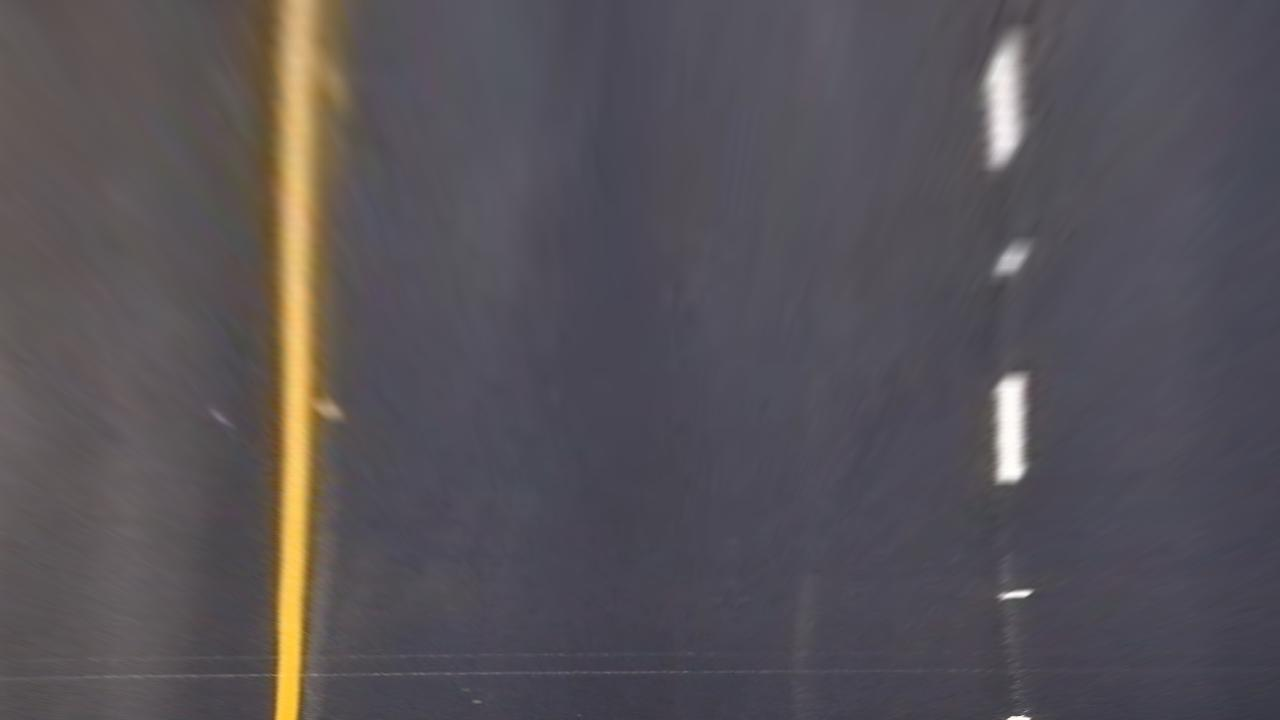
#> input picture threshold_test_imgs/road_0.jpg, 1280 x 720 px; its folder holds only this picture in this run
$ jupyter execute threshold_tests.ipynb   (shell and % lines are left out)   (older library calls are emulated)
#> lines starting #> are read from the running program, lines starting #| are printed output that depends on the picture; after the words box and inside, x2 and y2 are one past the last pixel; in counts of white or black regions, pixels touching at a corner belong together
# Threshold Tests

This Jupyter notebook is used to test different thresholding methods on overhead images.

Make sure to run the imports cell first. Other cells are optional, especially commented out ones.

[cell 1]
""" Imports. Always run first. """

import cv2
import glob
import numpy as np
import matplotlib.pyplot as plt
import matplotlib

[cell 2]
""" Overhead image generator.
Use to convert dashboard images to overhead images and save results to file.
Be careful to not write over existing files!
"""
# [15 lines of commented-out code are left out]

[cell 3]
""" Load images. """

img_files = glob.glob('./threshold_test_imgs/*.jpg')
imgs = [plt.imread(f) for f in img_files]
#> imgs = 1 item

for i, img in enumerate(imgs):
    plt.figure()
    plt.imshow(img)
    plt.title('Image {}'.format(i))
#> this loop made 1 pass

[cell 4]
""" Single channel threshold pipeline. """

# [12 lines left out: function adaptive_threshold, not called in this run]

def basic_threshold(gray, clipLimit, threshold):
    clahe = cv2.createCLAHE(clipLimit, tileGridSize=(8,8))
    norm_img = clahe.apply(gray)
    ret, binary = cv2.threshold(norm_img, threshold, 255, cv2.THRESH_BINARY)
    return binary, norm_img


# Parameters
cspace = 'HLS'
channel = 1
clipLimit = 2.0
threshold = 210

# Execute
color_t = getattr(cv2, 'COLOR_RGB2{}'.format(cspace))
for i, img in enumerate(imgs):
    gray = cv2.cvtColor(img, color_t)[:,:,channel]
    binary, norm_img = basic_threshold(gray, clipLimit, threshold)

    matplotlib.rcParams['figure.figsize'] = (12,12)
    plt.figure()
    plt.subplot(1, 3, 1)
    plt.imshow(gray, cmap='gray')
    plt.title('Image {}, {}'.format(i, cspace[channel]))
    plt.subplot(1, 3, 2)
    plt.imshow(norm_img, cmap='gray')
    plt.title('Image {}, {} Normalized'.format(i, cspace[channel]))
    plt.subplot(1, 3, 3)
    plt.imshow(binary, cmap='gray')
    plt.title('Image {}, Binary'.format(i))
    matplotlib.rcParams['figure.figsize'] = (6,6)
#> this loop made 1 pass
#> ret in basic_threshold on pass 1: 210
#> pass 1, in basic_threshold, `ret, binary = cv2.threshold(norm_img, threshold, 255, cv2.THRESH_BINARY)`:
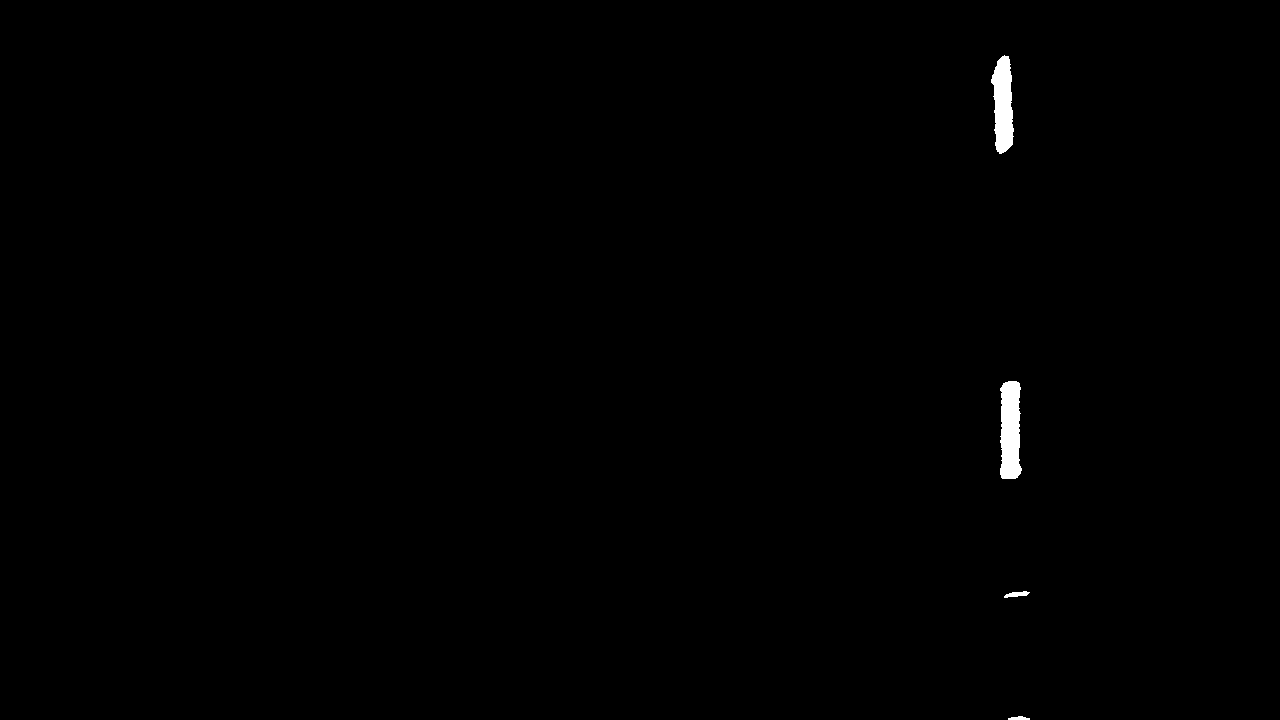
#> binary: shape (720, 1280); 0.39% white; 4 white regions, box (x1, y1, x2, y2) and area: (1000, 381, 1022, 479) 1808, (991, 55, 1014, 154) 1615, (1004, 591, 1030, 598) 104, (1008, 716, 1030, 720) 64

[cell 5]
# Parameters
settings = []
settings.append({'cspace': 'LAB', 'channel': 2, 'clipLimit': 2.0, 'threshold': 150})
settings.append({'cspace': 'HLS', 'channel': 1, 'clipLimit': 1.0, 'threshold': 220})
settings.append({'cspace': 'HSV', 'channel': 2, 'clipLimit': 3.0, 'threshold': 230})


# Execute
for i, img in enumerate(imgs):
    scores = np.zeros(imgs[0].shape[0:2])
    for s in settings:
        color_t = getattr(cv2, 'COLOR_RGB2{}'.format(s['cspace']))
        gray = cv2.cvtColor(img, color_t)[:,:,s['channel']]
        binary, norm_img = basic_threshold(gray, s['clipLimit'], s['threshold'])
        scores += binary

    plt.figure()
    plt.imshow(scores, cmap='gray')
    plt.title('Image {} Scores'.format(i))
#> this loop made 1 pass
#> pass 1, in basic_threshold (call 2), `norm_img = clahe.apply(gray)`:
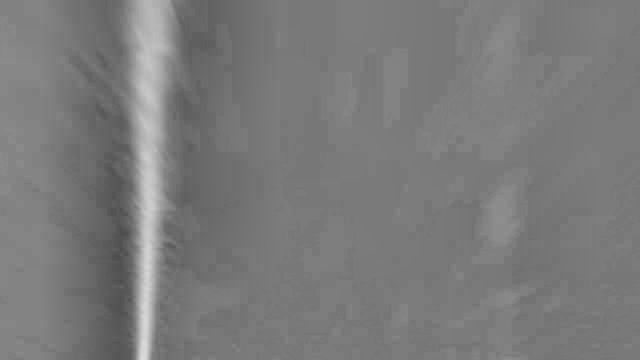
#> norm_img: shape (720, 1280) (shown at 1/2 size); min 74, max 218, mean 122.4
#> pass 1, in basic_threshold (call 3), `ret, binary = cv2.threshold(norm_img, threshold, 255, cv2.THRESH_BINARY)`:
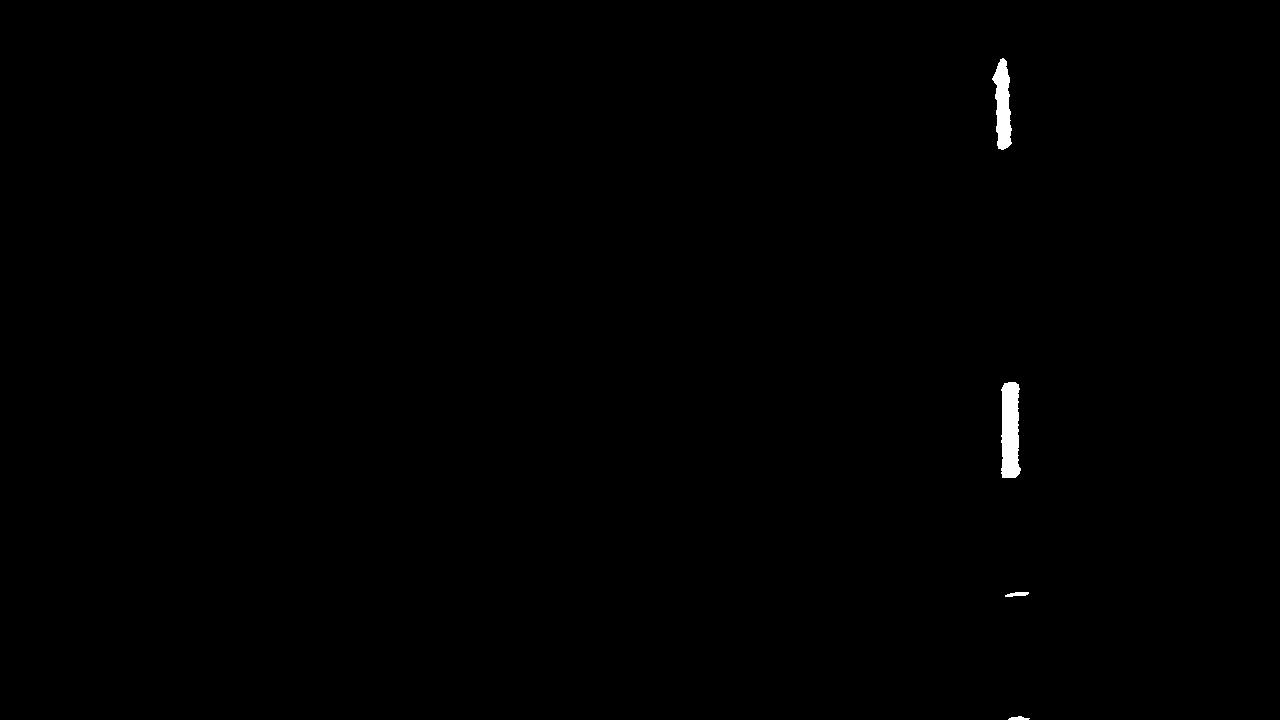
#> binary: shape (720, 1280); 0.32% white; 4 white regions, box (x1, y1, x2, y2) and area: (1001, 382, 1021, 478) 1599, (992, 58, 1012, 150) 1169, (1005, 592, 1029, 597) 83, (1008, 716, 1030, 720) 59
#> after the loop:
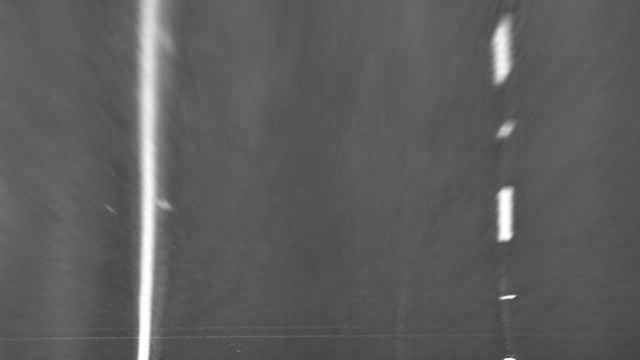
#> gray: shape (720, 1280) (shown at 1/2 size); min 64, max 255, mean 93.2

[cell 6]
""" Color space viewer.
Modify  this to view the color space of each image and understand how it could be
separated.

Code modified from Udacity.
"""
from mpl_toolkits.mplot3d import Axes3D


def plot3d_color(pixels, colors_rgb,
        axis_labels=list("RGB"), axis_limits=[(0, 255), (0, 255), (0, 255)]):
    """Plot pixels in 3D."""

    # Create figure and 3D axes
    fig = plt.figure(figsize=(8, 8))
    ax = Axes3D(fig)

    # Set axis limits
    ax.set_xlim(*axis_limits[0])
    ax.set_ylim(*axis_limits[1])
    ax.set_zlim(*axis_limits[2])

    # Set axis labels and sizes
    ax.tick_params(axis='both', which='major', labelsize=14, pad=8)
    ax.set_xlabel(axis_labels[0], fontsize=16, labelpad=16)
    ax.set_ylabel(axis_labels[1], fontsize=16, labelpad=16)
    ax.set_zlabel(axis_labels[2], fontsize=16, labelpad=16)

    # Plot pixel values with colors given in colors_rgb
    ax.scatter(
        pixels[:, :, 0].ravel(),
        pixels[:, :, 1].ravel(),
        pixels[:, :, 2].ravel(),
        c=colors_rgb.reshape((-1, 3)), edgecolors='none')

    return ax  # return Axes3D object for further manipulation

# Read a color image
img = imgs[0]
#> img is the input picture: shape (720, 1280, 3); mean R, G, B 86.9, 82.4, 87.5

# Select a small fraction of pixels to plot by subsampling it
scale = max(img.shape[0], img.shape[1], 64) / 64  # at most 64 rows and columns
img_small = cv2.resize(img, (np.int(img.shape[1] / scale), np.int(img.shape[0] / scale)), interpolation=cv2.INTER_NEAREST)
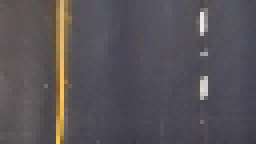
#> img_small: shape (36, 64, 3) (shown 4 times larger); mean R, G, B 87.4, 82.8, 87.8

# Convert subsampled image to desired color space(s)
img_small_RGB = cv2.cvtColor(img_small, cv2.COLOR_BGR2RGB)  # OpenCV uses BGR, matplotlib likes RGB
img_small_HSV = cv2.cvtColor(img_small, cv2.COLOR_BGR2HSV)
#> img_small_HSV: shape (36, 64, 3); mean H, S, V 142.3, 33.9, 93.6
img_small_rgb = img_small_RGB / 255.  # scaled to [0, 1], only for plotting

# Plot and show
plot3d_color(img_small_HSV, img_small_rgb, axis_labels=list("HSV"))
plt.show()

$ run again, on threshold_test_imgs/road_12.jpg
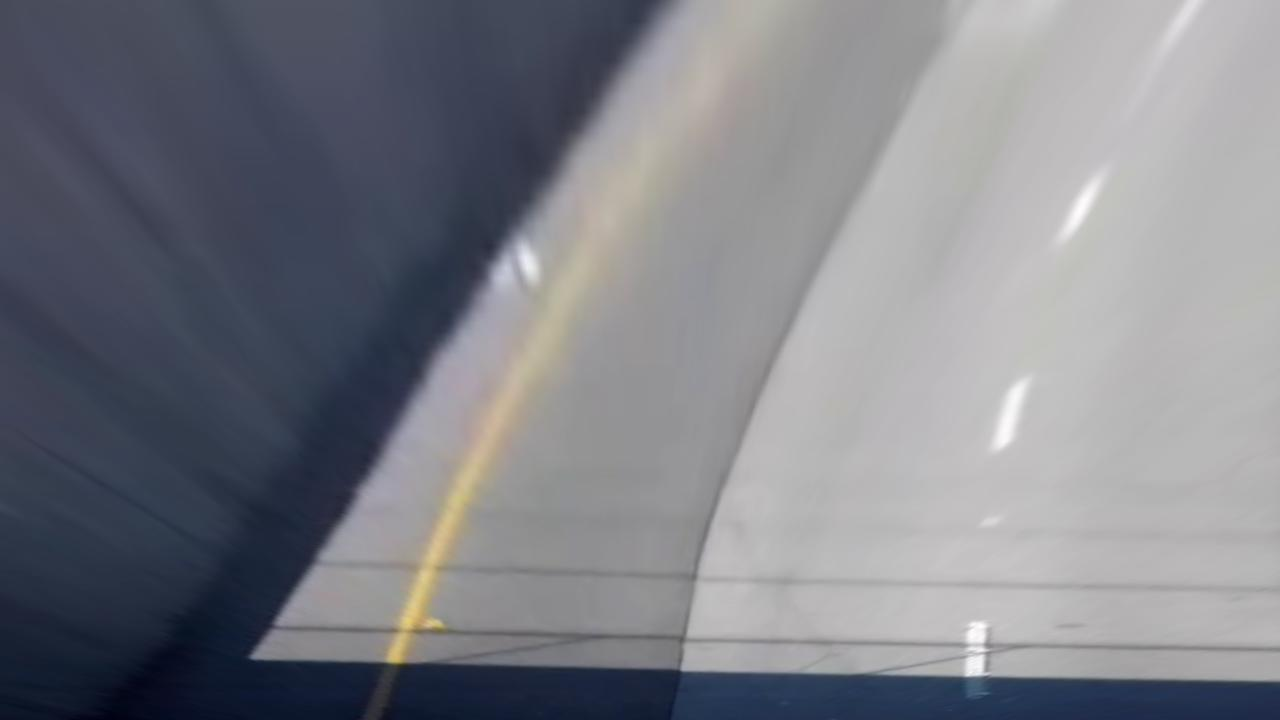
#> input picture threshold_test_imgs/road_12.jpg, 1280 x 720 px
#> imgs = 1 item
#> the loop `for i, img in enumerate(imgs):` made 1 pass
#> the loop `for i, img in enumerate(imgs):` made 1 pass
#> pass 1, in basic_threshold, `ret, binary = cv2.threshold(norm_img, threshold, 255, cv2.THRESH_BINARY)`:
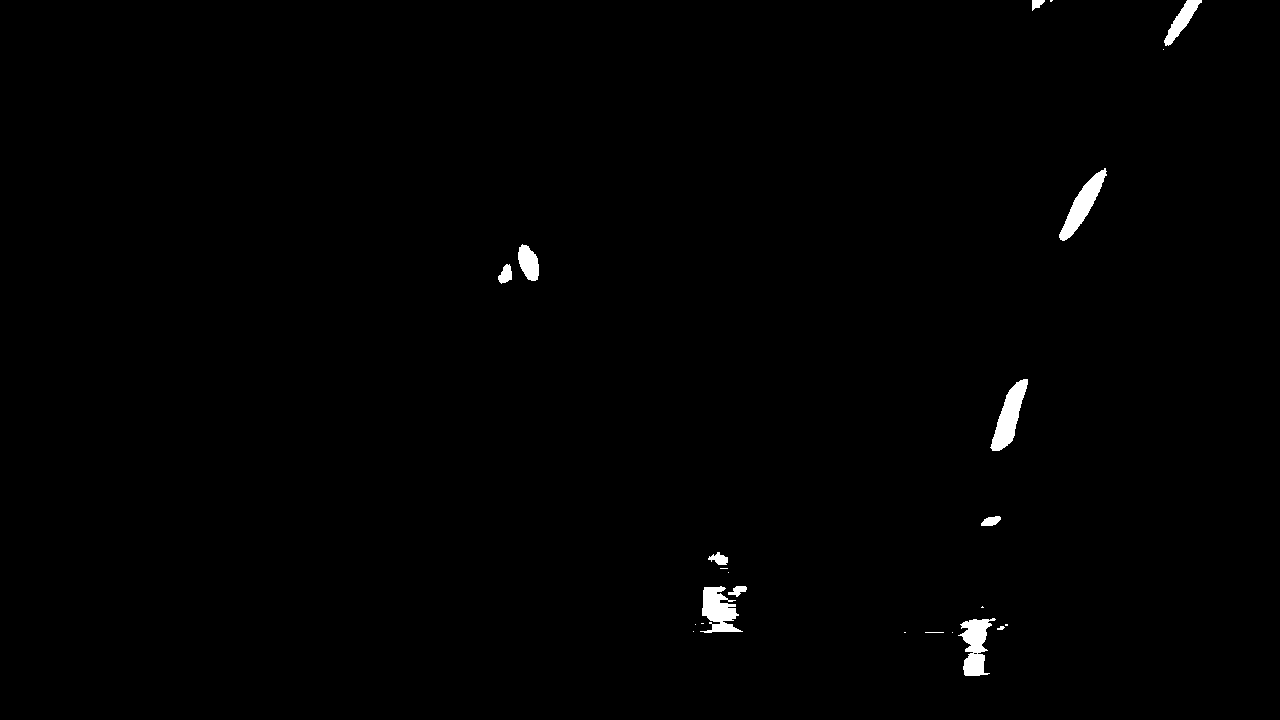
#> binary: shape (720, 1280); 0.72% white; 24 white regions (12 under 20 px), largest, box (x1, y1, x2, y2) and area: (990, 379, 1028, 451) 1244, (958, 618, 996, 676) 1175, (1059, 168, 1107, 241) 1166
#> the loop `for i, img in enumerate(imgs):` made 1 pass
#> img is the input picture: shape (720, 1280, 3); mean R, G, B 125, 126.8, 134.1
#> `img_small = cv2.resize(img, (np.int(img.shape[1] / scale), np.int(img...`:
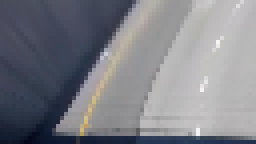
#> img_small: shape (36, 64, 3) (shown 4 times larger); mean R, G, B 125.4, 127.1, 134.3
#> img_small_HSV: shape (36, 64, 3); mean H, S, V 44.8, 37.5, 135.8

$ run again, on threshold_test_imgs/road_13.jpg
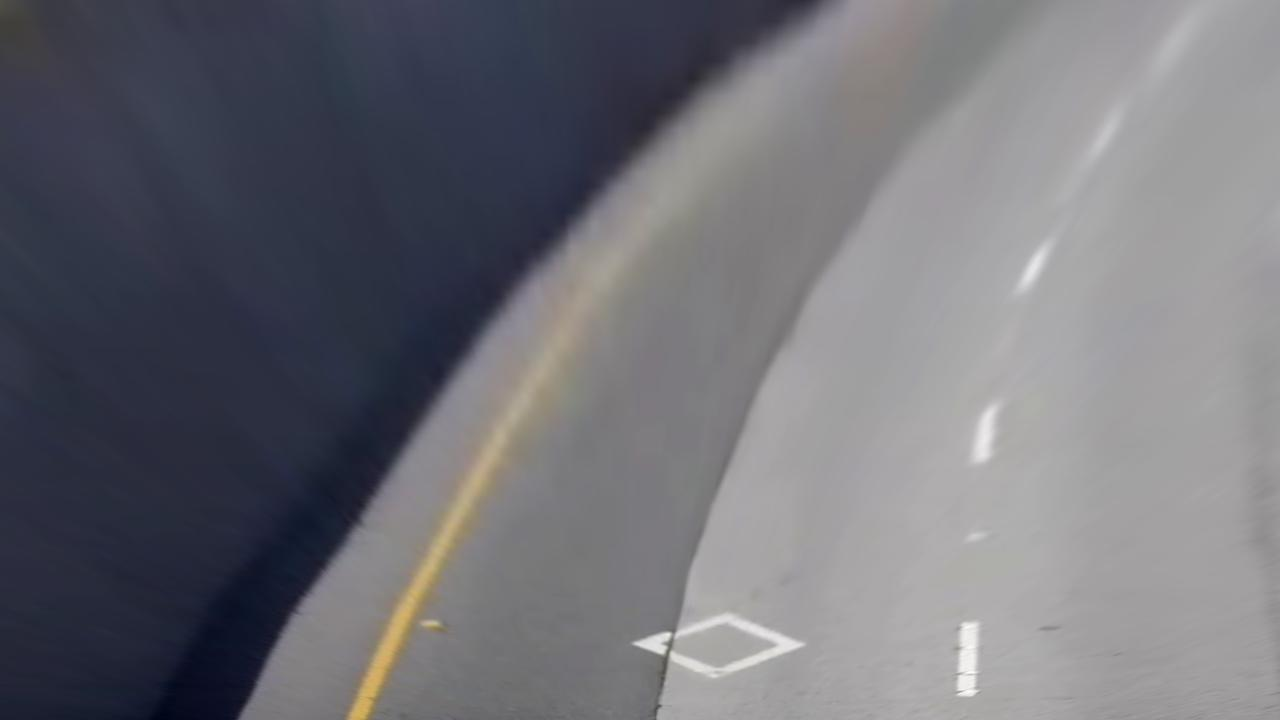
#> input picture threshold_test_imgs/road_13.jpg, 1280 x 720 px
#> imgs = 1 item
#> the loop `for i, img in enumerate(imgs):` made 1 pass
#> the loop `for i, img in enumerate(imgs):` made 1 pass
#> pass 1, in basic_threshold, `ret, binary = cv2.threshold(norm_img, threshold, 255, cv2.THRESH_BINARY)`:
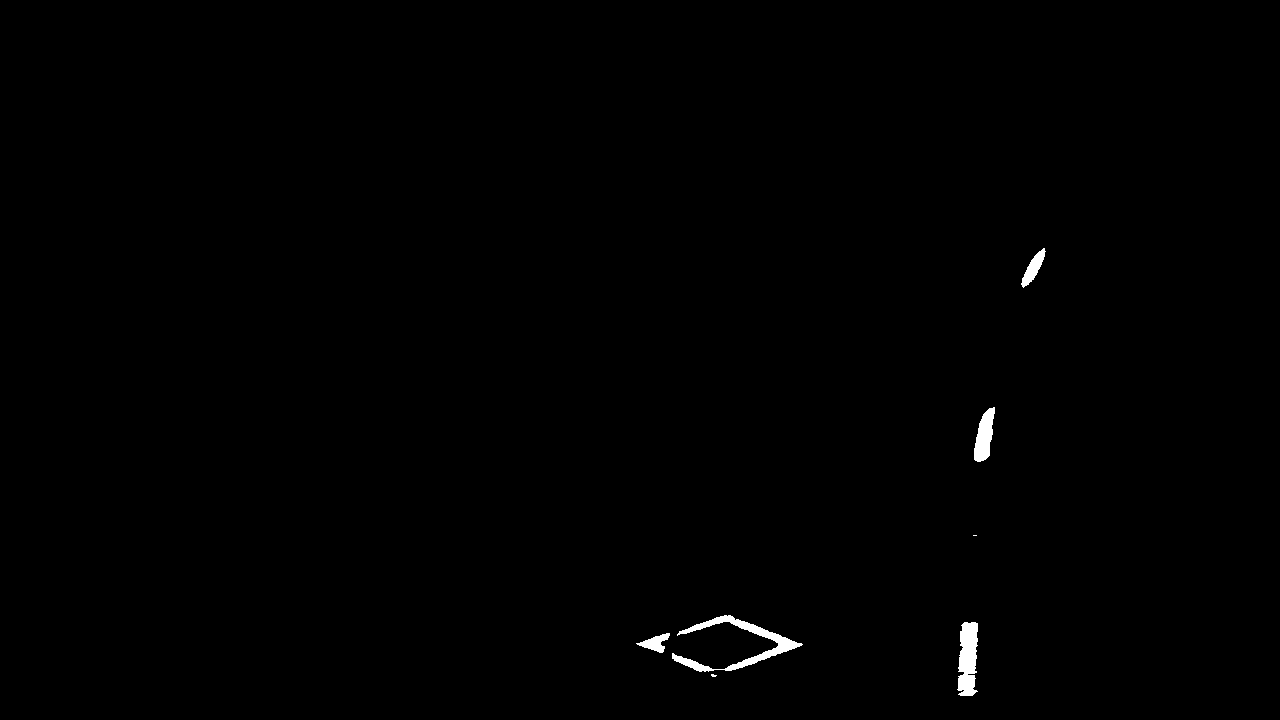
#> binary: shape (720, 1280); 0.46% white; 7 white regions (2 under 20 px), largest, box (x1, y1, x2, y2) and area: (672, 615, 803, 672) 1599, (957, 622, 978, 696) 1197, (974, 407, 995, 462) 725, (1021, 248, 1046, 288) 392, (636, 633, 670, 653) 316
#> the loop `for i, img in enumerate(imgs):` made 1 pass
#> img is the input picture: shape (720, 1280, 3); mean R, G, B 111.5, 111.7, 118.3
#> `img_small = cv2.resize(img, (np.int(img.shape[1] / scale), np.int(img...`:
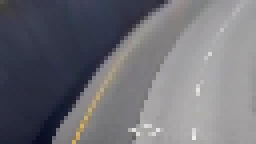
#> img_small: shape (36, 64, 3) (shown 4 times larger); mean R, G, B 110.3, 110.6, 117.4
#> img_small_HSV: shape (36, 64, 3); mean H, S, V 62.2, 35.7, 118.8
